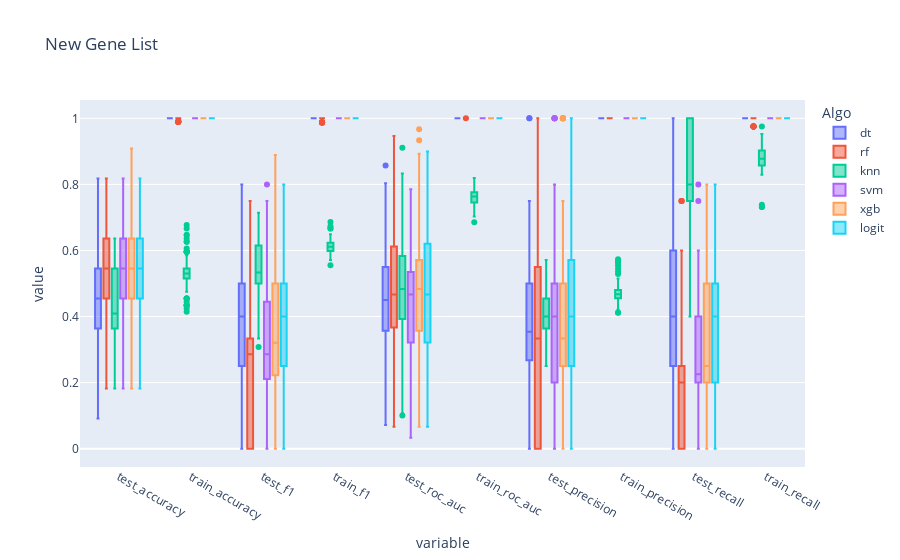

The notebook cell saved with this chart:
### Code cell
#FDR_res,PDR_old_res,neg_res
my_df=pd.DataFrame([])
for name,my_entry in FDR_res.items():
    df=pd.DataFrame(my_entry)
    df['Algo']=name
    my_df=my_df.append(df)
    
my_df.drop(['fit_time','score_time','estimator'],axis=1,inplace=True)
with pd.ExcelWriter('Algo_compare_full_feat.xlsx') as writer:# Own file name can be used
    
    df_mean=my_df.groupby('Algo').mean()
    df_std=my_df.groupby('Algo').std()
    df_mean.to_excel(writer,sheet_name='mean')
    df_std.to_excel(writer,sheet_name='std')
#my_df.head()
fig = px.box(my_df,color='Algo',title='New Gene List')
#fig.update_traces(quartilemethod="exclusive") # or "inclusive", or "linear" by default
fig.show()

### Figure 1 — Plotly figure (JSON) as saved in the notebook; plotly's stock layout.template omitted (floating-point values rounded to 4 significant figures; data arrays with more than 128 entries replaced by an {"elided": "..."} marker saying what was removed)
{"data": [{"alignmentgroup": "True", "hovertemplate": "Algo=dt<br>variable=%{x}<br>value=%{y}<extra></extra>", "legendgroup": "dt", "marker": {"color": "#636efa"}, "name": "dt", "notched": false, "offsetgroup": "dt", "orientation": "v", "showlegend": true, "type": "box", "x": {"elided": "1000 str values"}, "x0": " ", "xaxis": "x", "y": {"elided": "1000 float values"}, "y0": " ", "yaxis": "y"}, {"alignmentgroup": "True", "hovertemplate": "Algo=rf<br>variable=%{x}<br>value=%{y}<extra></extra>", "legendgroup": "rf", "marker": {"color": "#EF553B"}, "name": "rf", "notched": false, "offsetgroup": "rf", "orientation": "v", "showlegend": true, "type": "box", "x": {"elided": "1000 str values"}, "x0": " ", "xaxis": "x", "y": {"elided": "1000 float values"}, "y0": " ", "yaxis": "y"}, {"alignmentgroup": "True", "hovertemplate": "Algo=knn<br>variable=%{x}<br>value=%{y}<extra></extra>", "legendgroup": "knn", "marker": {"color": "#00cc96"}, "name": "knn", "notched": false, "offsetgroup": "knn", "orientation": "v", "showlegend": true, "type": "box", "x": {"elided": "1000 str values"}, "x0": " ", "xaxis": "x", "y": {"elided": "1000 float values"}, "y0": " ", "yaxis": "y"}, {"alignmentgroup": "True", "hovertemplate": "Algo=svm<br>variable=%{x}<br>value=%{y}<extra></extra>", "legendgroup": "svm", "marker": {"color": "#ab63fa"}, "name": "svm", "notched": false, "offsetgroup": "svm", "orientation": "v", "showlegend": true, "type": "box", "x": {"elided": "1000 str values"}, "x0": " ", "xaxis": "x", "y": {"elided": "1000 float values"}, "y0": " ", "yaxis": "y"}, {"alignmentgroup": "True", "hovertemplate": "Algo=xgb<br>variable=%{x}<br>value=%{y}<extra></extra>", "legendgroup": "xgb", "marker": {"color": "#FFA15A"}, "name": "xgb", "notched": false, "offsetgroup": "xgb", "orientation": "v", "showlegend": true, "type": "box", "x": {"elided": "1000 str values"}, "x0": " ", "xaxis": "x", "y": {"elided": "1000 float values"}, "y0": " ", "yaxis": "y"}, {"alignmentgroup": "True", "hovertemplate": "Algo=logit<br>variable=%{x}<br>value=%{y}<extra></extra>", "legendgroup": "logit", "marker": {"color": "#19d3f3"}, "name": "logit", "notched": false, "offsetgroup": "logit", "orientation": "v", "showlegend": true, "type": "box", "x": {"elided": "1000 str values"}, "x0": " ", "xaxis": "x", "y": {"elided": "1000 float values"}, "y0": " ", "yaxis": "y"}], "layout": {"boxmode": "group", "legend": {"title": {"text": "Algo"}, "tracegroupgap": 0}, "title": {"text": "New Gene List"}, "xaxis": {"anchor": "y", "domain": [0, 1], "title": {"text": "variable"}}, "yaxis": {"anchor": "x", "domain": [0, 1], "title": {"text": "value"}}}}
